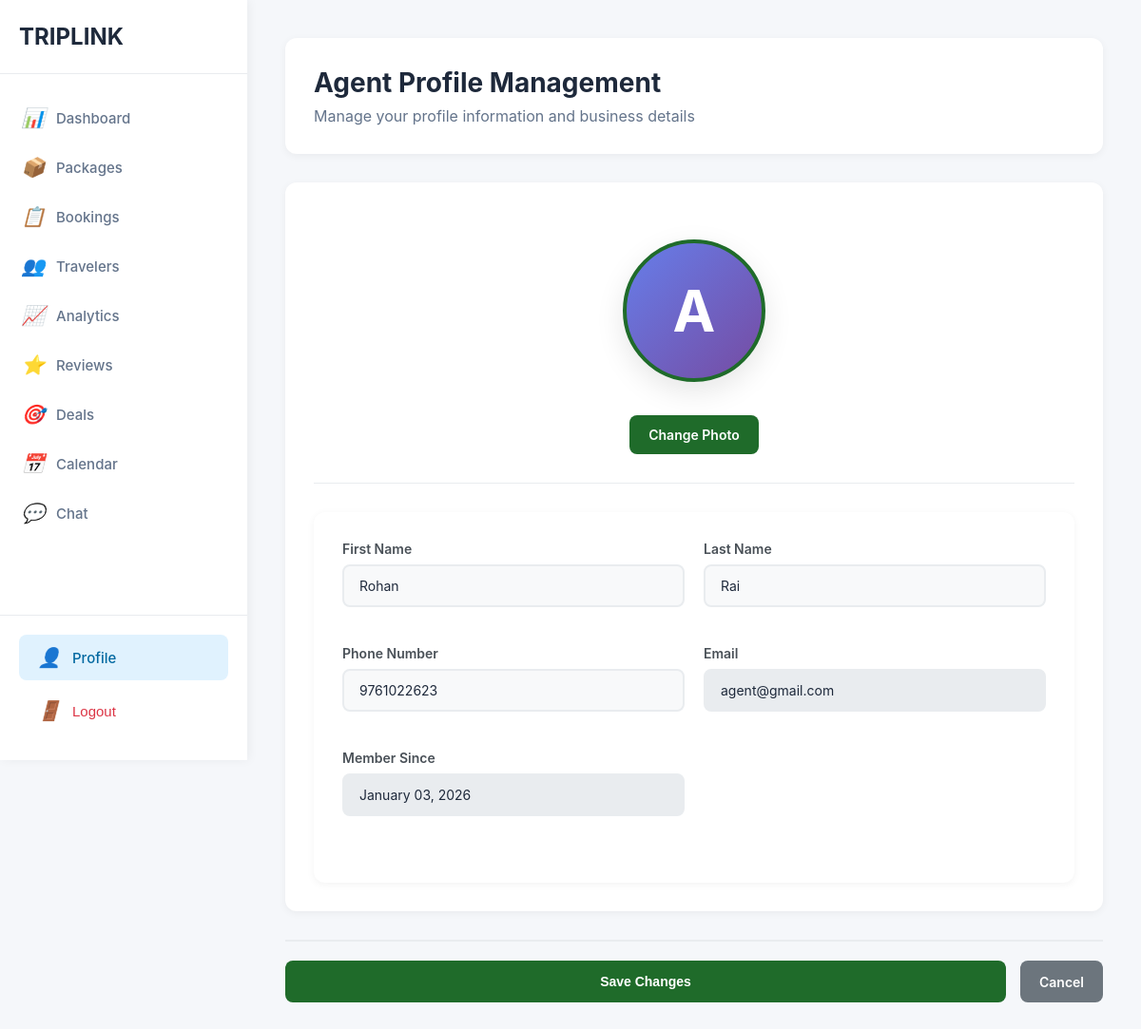
The app's page /profile/agent/ (signed in), older data.
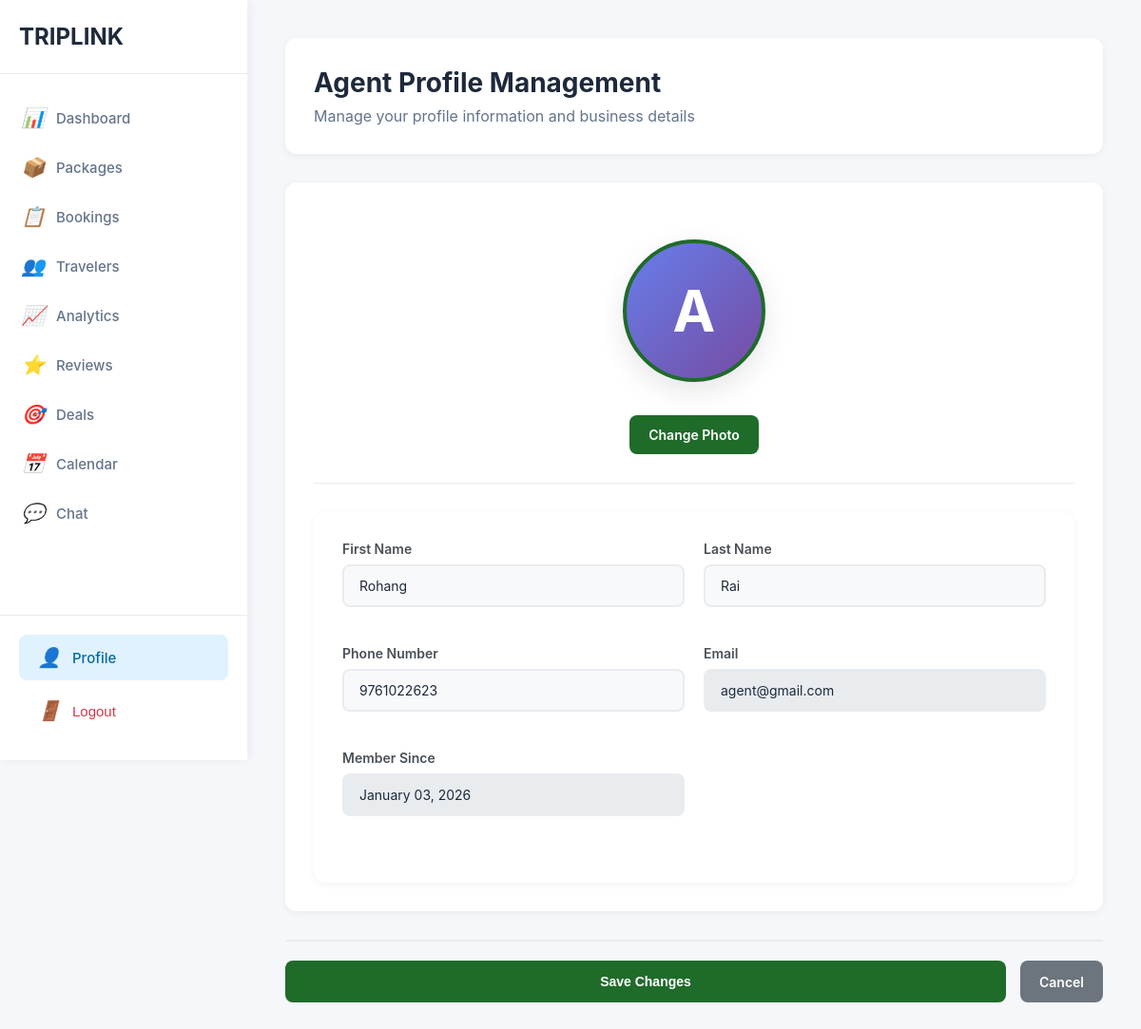
The same page, newer data.
### accounts/models.py (models this page shows, shortened)
class AgentProfile(models.Model):
    user = models.OneToOneField(User, on_delete=models.CASCADE, related_name='agent_profile')
    first_name = models.CharField(max_length=100, blank=True)
    last_name = models.CharField(max_length=100, blank=True)
    phone_number = models.CharField(max_length=20, blank=True)
    company_name = models.CharField(max_length=200, blank=True)
    license_number = models.CharField(max_length=100, blank=True)
    address = models.TextField(blank=True)
    city = models.CharField(max_length=100, blank=True)
    country = models.CharField(max_length=100, blank=True)
    profile_picture = models.ImageField(upload_to=agent_profile_image_path, null=True, blank=True)
    bio = models.TextField(blank=True)
    website = models.URLField(blank=True)
    is_verified = models.BooleanField(default=False)
    created_at = models.DateTimeField(auto_now_add=True)
    updated_at = models.DateTimeField(auto_now=True)
    class Meta:
        verbose_name = "Agent Profile"
        verbose_name_plural = "Agent Profiles"

### accounts/views.py (the view, shortened to what this page needs)
# urls.py: path('profile/agent/', agent_profile_view, name='agent_profile'),
def agent_profile_view(request):
    if not request.user.is_authenticated or request.user.role != Roles.AGENT:
        messages.error(request, 'Access denied. Agent access required.')
        return redirect('login')
    profile, created = AgentProfile.objects.get_or_create(user=request.user)
    context = {
        'user': request.user,
        'profile': profile,
    }
    return render(request, 'agent_profile.html', context)

### templates/agent_profile.html (shortened to what the changed rows need)
{% extends 'base.html' %}
{% load static %}
{% block content %}
<div class="dashboard-container">
    <main class="main-content">
        <div class="content-wrapper">
            <div class="page-header">
                <h1>Agent Profile Management</h1>
            </div>
            <form method="post" enctype="multipart/form-data">
                <div class="profile-card">
                    <div class="form-section" style="margin-bottom: 0;">
                        <div class="form-grid">
                            <div class="form-group">
                                <label for="first_name">First Name</label>
                                <input type="text" id="first_name" name="first_name" value="{{ profile.first_name }}" placeholder="Enter first name">
                            </div>
                            <div class="form-group">
                                <label for="last_name">Last Name</label>
                                <input type="text" id="last_name" name="last_name" value="{{ profile.last_name }}" placeholder="Enter last name">
                            </div>
                            <div class="form-group">
                                <label for="phone_number">Phone Number</label>
                                <input type="tel" id="phone_number" name="phone_number" value="{{ profile.phone_number }}" placeholder="+1234567890">
                            </div>
                            <div class="form-group">
                                <label>Member Since</label>
                                <input type="text" value="{{ profile.created_at|date:"F d, Y" }}" disabled style="background: #e9ecef; cursor: not-allowed;">
                            </div>
                        </div>
                    </div>
                </div>
            </form>
        </div>
    </main>
</div>
{% endblock %}

Row changes from the older to the newer data that the page shows:
changed AgentProfile "Rai": first_name "Rohan" → "Rohang"
